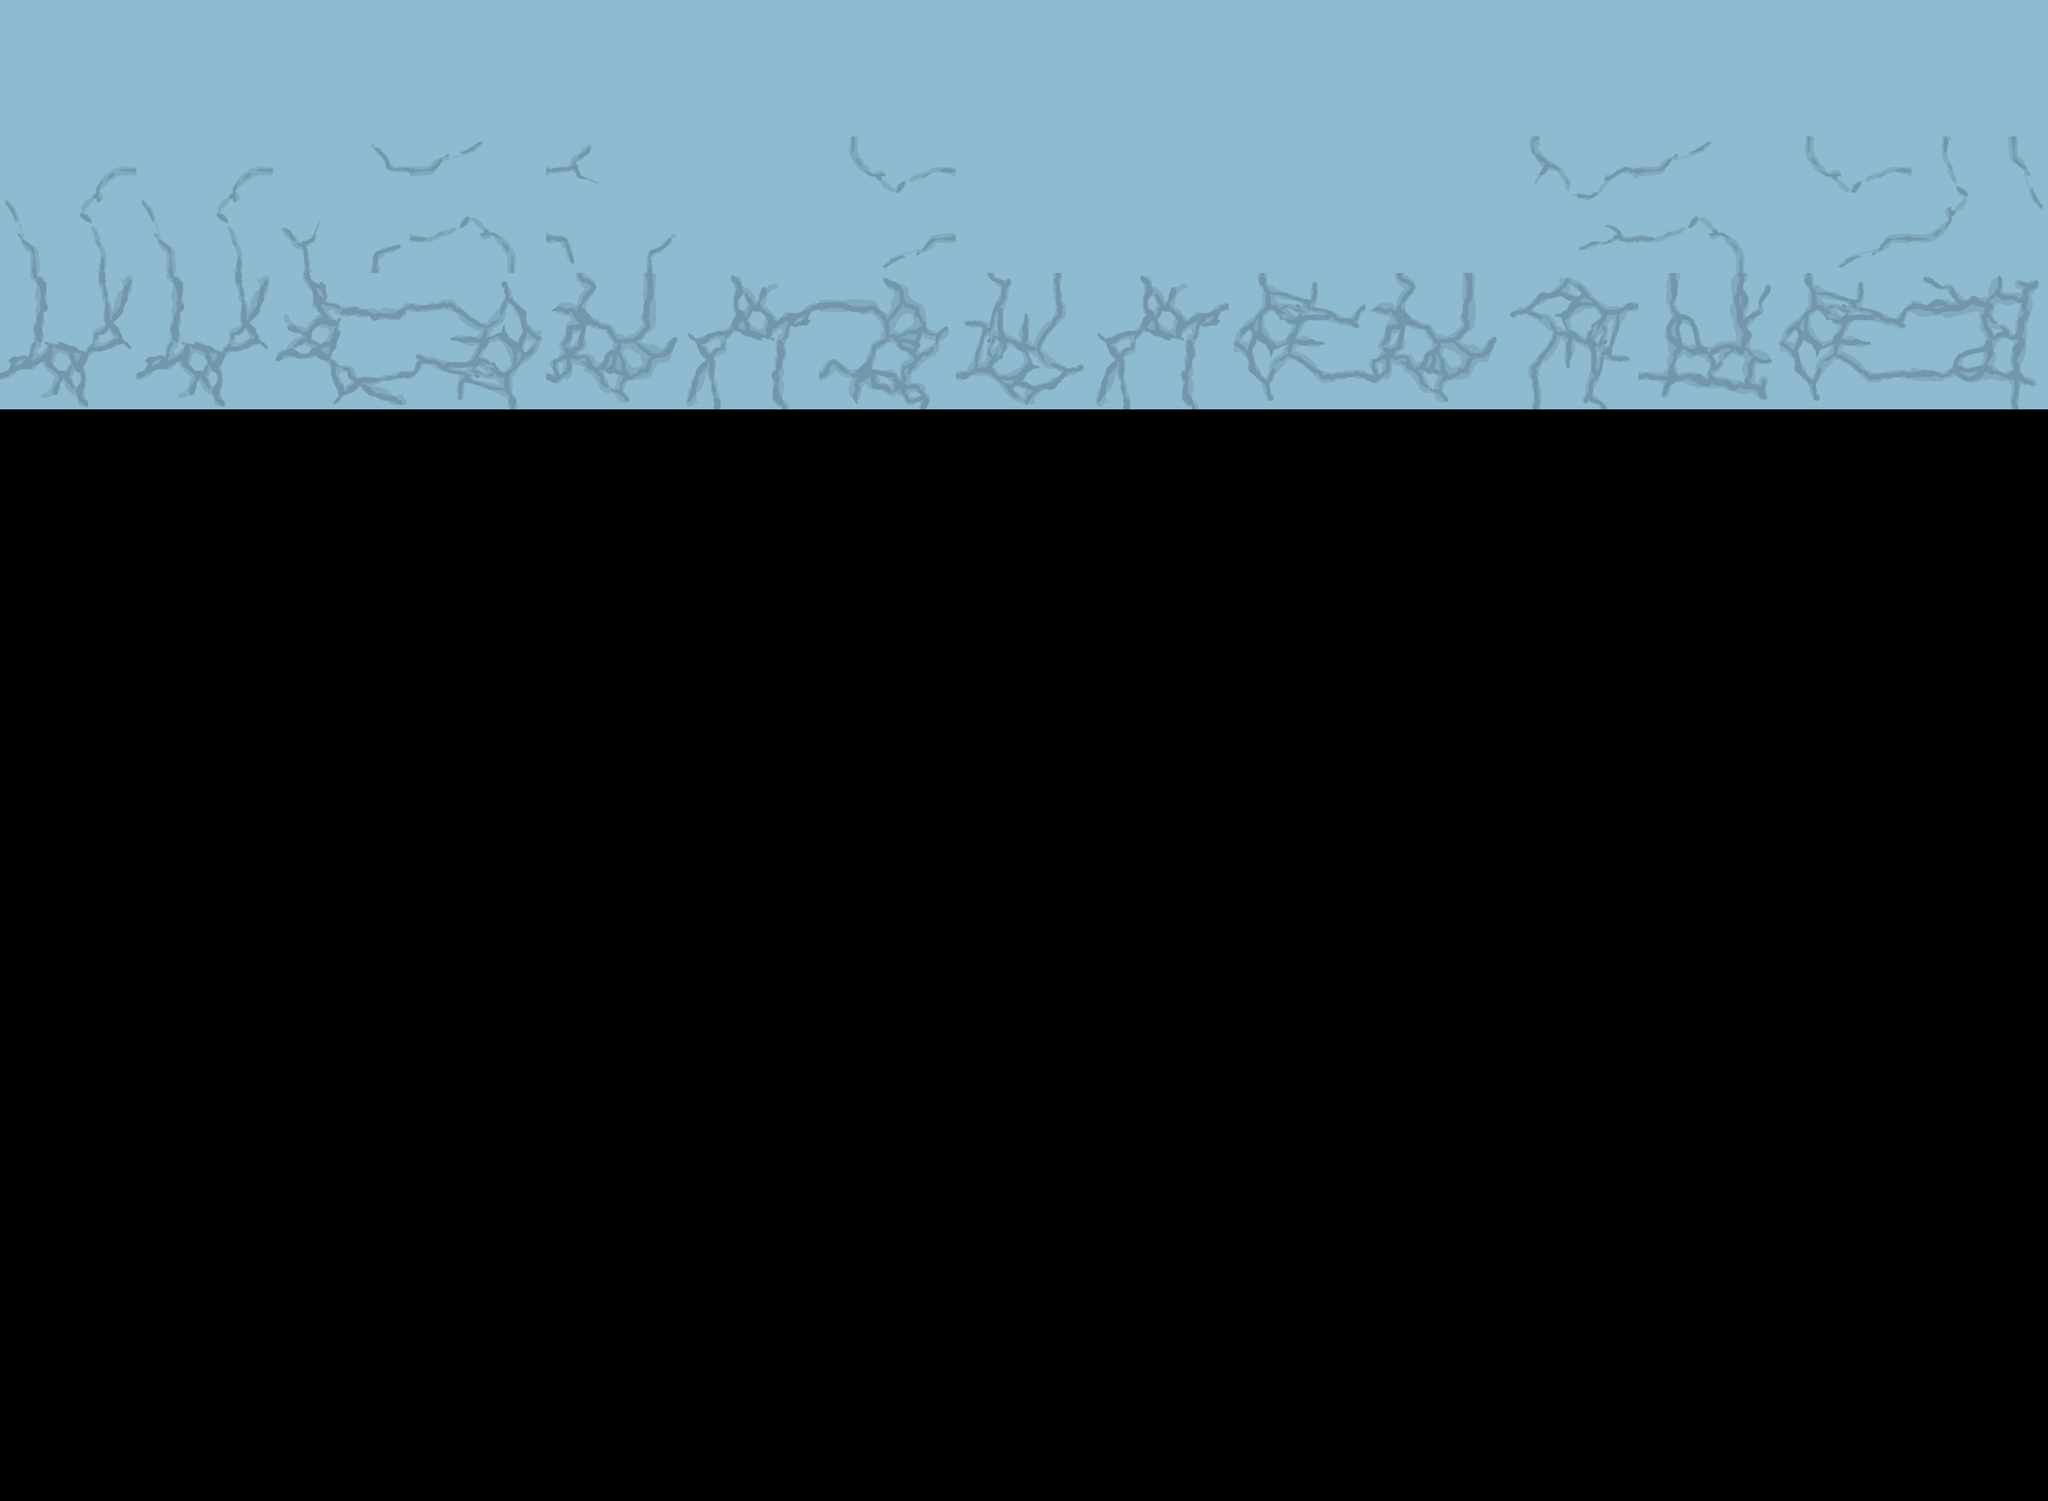

This game map was drawn from its Tiled (.tmx) file and the tilesets committed beside it. A one-line description and the trimmed map source follow:
An orthogonal 15x11 tile map with 200x200 px tiles, 1 tile layer (Calque de Tile 1).

<map version="1.0" orientation="orthogonal" renderorder="right-down" width="15" height="11" tilewidth="200" tileheight="200" nextobjectid="1">
 <tileset firstgid="1" name="Gonfli" tilewidth="200" tileheight="200" tilecount="20">
  <tile id="0">
   <image width="200" height="200" source="../../Sprites/Back-Grass1.png" />
  </tile>
  <tile id="1">
   <image width="200" height="200" source="../../Sprites/Back-Grass2.png" />
  </tile>
  <tile id="2">
   <image width="200" height="200" source="../../Sprites/Back-Grass3.png" />
  </tile>
  <tile id="3">
   <image width="200" height="200" source="../../Sprites/Back-Grass4.png" />
  </tile>
  <tile id="4">
   <image width="200" height="200" source="../../Sprites/Back-Grass5.png" />
  </tile>
  <tile id="5">
   <image width="200" height="200" source="../../Sprites/FrontGrass1.png" />
  </tile>
  <tile id="6">
   <image width="200" height="200" source="../../Sprites/FrontGrass2.png" />
  </tile>
  <tile id="7">
   <image width="200" height="200" source="../../Sprites/FrontGrass3.png" />
  </tile>
  <tile id="8">
   <image width="200" height="200" source="../../Sprites/Ground-Blocks1.png" />
  </tile>
  <tile id="9">
   <image width="200" height="200" source="../../Sprites/Ground-Blocks2.png" />
  </tile>
  <tile id="10">
   <image width="200" height="200" source="../../Sprites/Ground-Blocks3.png" />
  </tile>
  <tile id="11">
   <image width="200" height="200" source="../../Sprites/Ground-Blocks4.png" />
  </tile>
  <tile id="12">
   <image width="200" height="200" source="../../Sprites/Ground-Blocks-Empty.png" />
  </tile>
  <tile id="13">
   <image width="200" height="200" source="../../Sprites/Ground-Blocks-Soft1.png" />
  </tile>
  <tile id="14">
   <image width="200" height="200" source="../../Sprites/Ground-Blocks-Soft2.png" />
  </tile>
  <tile id="15">
   <image width="200" height="200" source="../../Sprites/Ground-Blocks-Soft3.png" />
  </tile>
  <tile id="16">
   <image width="200" height="200" source="../../Sprites/Pic1.png" />
  </tile>
  <tile id="17">
   <image width="200" height="200" source="../../Sprites/Pic2.png" />
  </tile>
  <tile id="18">
   <image width="200" height="200" source="../../Sprites/Pic3.png" />
  </tile>
  <tile id="19">
   <image width="200" height="200" source="../../Sprites/Pic4.png" />
  </tile>
 </tileset>
 <layer name="Calque de Tile 1" width="15" height="11">
  <data>[165 cells, 45 non-empty, 8 distinct tile ids]</data>
 </layer>
</map>
